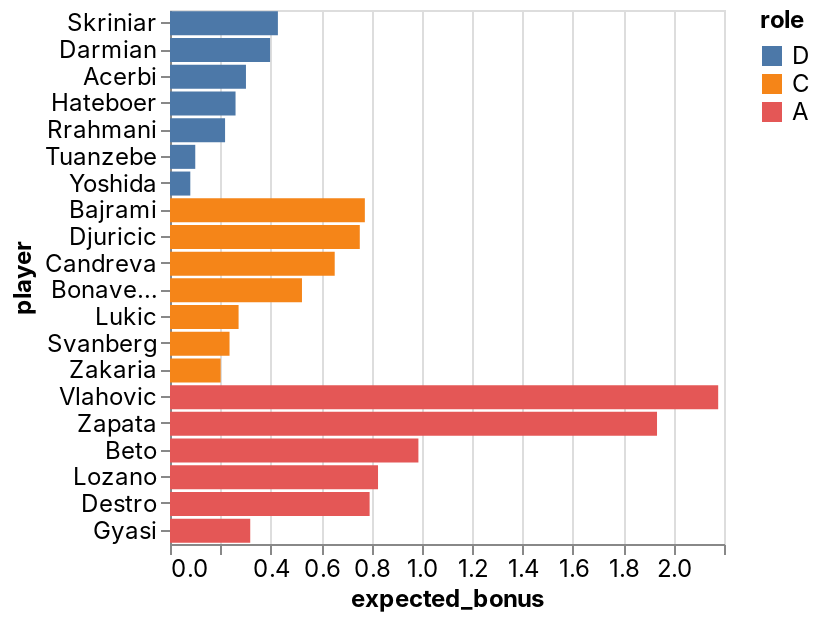

Notebook source saved alongside this figure:
### Code cell
_deepnote_run_altair(team, """{"$schema":"https://vega.github.io/schema/vega-lite/v4.json","mark":{"type":"bar","tooltip":{"content":"data"}},"height":220,"autosize":{"type":"fit"},"data":{"name":"placeholder"},"encoding":{"x":{"field":"expected_bonus","type":"quantitative","sort":null,"scale":{"type":"linear","zero":false}},"y":{"field":"player","type":"nominal","sort":null,"scale":{"type":"linear","zero":true}},"color":{"field":"role","type":"nominal","sort":null,"scale":{"type":"linear","zero":false}}}}""")

### Figure 1 — Vega-Lite specification as saved in the notebook (floating-point values rounded to 4 significant figures)
{"config": {"view": {"continuousWidth": 400, "continuousHeight": 300}, "area": {"fill": "#51C0E9"}, "axis": {"labelFont": "Inter, sans-serif", "labelFontSize": 12, "labelFontWeight": "normal", "labelLimit": 60, "labelOverlap": "greedy", "titleFont": "Inter, sans-serif", "titleFontSize": 12, "titleFontWeight": "bold"}, "background": "#ffffff", "legend": {"labelFont": "Inter, sans-serif", "labelFontSize": 12, "titleFont": "Inter, sans-serif", "titleFontSize": 12, "titleFontWeight": "bold"}, "line": {"stroke": "#51C0E9", "strokeWidth": 2}, "rect": {"fill": "#51C0E9"}, "title": {"anchor": "start", "color": "#000000", "font": "Inter, sans-serif", "fontSize": 22, "fontWeight": "normal"}}, "data": {"name": "data-1541c95b5908f77ca2febfeff6c99a15"}, "mark": {"type": "bar", "tooltip": {"content": "data"}}, "autosize": {"type": "fit"}, "encoding": {"color": {"type": "nominal", "field": "role", "scale": {"type": "linear", "zero": false}, "sort": null}, "x": {"type": "quantitative", "field": "expected_bonus", "scale": {"type": "linear", "zero": false}, "sort": null}, "y": {"type": "nominal", "field": "player", "scale": {"type": "linear", "zero": true}, "sort": null}}, "height": 300, "width": "container", "$schema": "https://vega.github.io/schema/vega-lite/v4.json", "datasets": {"data-1541c95b5908f77ca2febfeff6c99a15": [{"fanta_team": "AI sereje ja dejeDe jebe tu de jebere", "role": "D", "player": "Skriniar", "team": "Inter", "opponent": "Empoli", "date": "2022-05-06T00:00:00", "expected_bonus": 0.4285}, {"fanta_team": "AI sereje ja dejeDe jebe tu de jebere", "role": "D", "player": "Darmian", "team": "Inter", "opponent": "Empoli", "date": "2022-05-06T00:00:00", "expected_bonus": 0.3974}, {"fanta_team": "AI sereje ja dejeDe jebe tu de jebere", "role": "D", "player": "Acerbi", "team": "Lazio", "opponent": "Sampdoria", "date": "2022-05-07T00:00:00", "expected_bonus": 0.3016}, {"fanta_team": "AI sereje ja dejeDe jebe tu de jebere", "role": "D", "player": "Hateboer", "team": "Atalanta", "opponent": "Spezia", "date": "2022-05-08T00:00:00", "expected_bonus": 0.2603}, {"fanta_team": "AI sereje ja dejeDe jebe tu de jebere", "role": "D", "player": "Rrahmani", "team": "Napoli", "opponent": "Torino", "date": "2022-05-07T00:00:00", "expected_bonus": 0.2187}, {"fanta_team": "AI sereje ja dejeDe jebe tu de jebere", "role": "D", "player": "Tuanzebe", "team": "Napoli", "opponent": "Torino", "date": "2022-05-07T00:00:00", "expected_bonus": 0.1003}, {"fanta_team": "AI sereje ja dejeDe jebe tu de jebere", "role": "D", "player": "Yoshida", "team": "Sampdoria", "opponent": "Lazio", "date": "2022-05-07T00:00:00", "expected_bonus": 0.08065}, {"fanta_team": "AI sereje ja dejeDe jebe tu de jebere", "role": "C", "player": "Bajrami", "team": "Empoli", "opponent": "Inter", "date": "2022-05-06T00:00:00", "expected_bonus": 0.7738}, {"fanta_team": "AI sereje ja dejeDe jebe tu de jebere", "role": "C", "player": "Djuricic", "team": "Sassuolo", "opponent": "Udinese", "date": "2022-05-07T00:00:00", "expected_bonus": 0.7536}, {"fanta_team": "AI sereje ja dejeDe jebe tu de jebere", "role": "C", "player": "Candreva", "team": "Sampdoria", "opponent": "Lazio", "date": "2022-05-07T00:00:00", "expected_bonus": 0.6541}, {"fanta_team": "AI sereje ja dejeDe jebe tu de jebere", "role": "C", "player": "Bonaventura", "team": "Fiorentina", "opponent": "Roma", "date": "2022-05-09T00:00:00", "expected_bonus": 0.5241}, {"fanta_team": "AI sereje ja dejeDe jebe tu de jebere", "role": "C", "player": "Lukic", "team": "Torino", "opponent": "Napoli", "date": "2022-05-07T00:00:00", "expected_bonus": 0.2723}, {"fanta_team": "AI sereje ja dejeDe jebe tu de jebere", "role": "C", "player": "Svanberg", "team": "Bologna", "opponent": "Venezia", "date": "2022-05-08T00:00:00", "expected_bonus": 0.2364}, {"fanta_team": "AI sereje ja dejeDe jebe tu de jebere", "role": "C", "player": "Zakaria", "team": "Juventus", "opponent": "Genoa", "date": "2022-05-06T00:00:00", "expected_bonus": 0.2012}, {"fanta_team": "AI sereje ja dejeDe jebe tu de jebere", "role": "A", "player": "Vlahovic", "team": "Juventus", "opponent": "Genoa", "date": "2022-05-06T00:00:00", "expected_bonus": 2.177}, {"fanta_team": "AI sereje ja dejeDe jebe tu de jebere", "role": "A", "player": "Zapata", "team": "Atalanta", "opponent": "Spezia", "date": "2022-05-08T00:00:00", "expected_bonus": 1.934}, {"fanta_team": "AI sereje ja dejeDe jebe tu de jebere", "role": "A", "player": "Beto", "team": "Udinese", "opponent": "Sassuolo", "date": "2022-05-07T00:00:00", "expected_bonus": 0.9864}, {"fanta_team": "AI sereje ja dejeDe jebe tu de jebere", "role": "A", "player": "Lozano", "team": "Napoli", "opponent": "Torino", "date": "2022-05-07T00:00:00", "expected_bonus": 0.8261}, {"fanta_team": "AI sereje ja dejeDe jebe tu de jebere", "role": "A", "player": "Destro", "team": "Genoa", "opponent": "Juventus", "date": "2022-05-06T00:00:00", "expected_bonus": 0.7927}, {"fanta_team": "AI sereje ja dejeDe jebe tu de jebere", "role": "A", "player": "Gyasi", "team": "Spezia", "opponent": "Atalanta", "date": "2022-05-08T00:00:00", "expected_bonus": 0.3186}]}}
